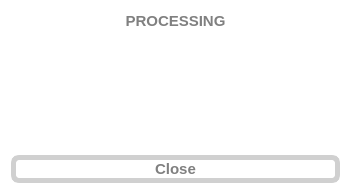
<?xml version="1.0" encoding="UTF-8"?>
<ui version="4.0">
 <class>HPEProcessingDialog</class>
 <widget class="QDialog" name="HPEProcessingDialog">
  <property name="geometry">
   <rect>
    <x>0</x>
    <y>0</y>
    <width>351</width>
    <height>194</height>
   </rect>
  </property>
  <property name="windowTitle">
   <string>Dialog</string>
  </property>
  <property name="styleSheet">
   <string notr="true">background-color: white;</string>
  </property>
  <layout class="QVBoxLayout" name="verticalLayout" stretch="1,6,0">
   <item>
    <widget class="QLabel" name="prompt">
     <property name="styleSheet">
      <string notr="true">font-size: 15px;
font-weight: bold;
color: gray;</string>
     </property>
     <property name="text">
      <string>PROCESSING</string>
     </property>
     <property name="alignment">
      <set>Qt::AlignCenter</set>
     </property>
    </widget>
   </item>
   <item>
    <widget class="QLabel" name="processingMovie">
     <property name="alignment">
      <set>Qt::AlignCenter</set>
     </property>
    </widget>
   </item>
   <item>
    <widget class="QPushButton" name="closeButton">
     <property name="cursor">
      <cursorShape>PointingHandCursor</cursorShape>
     </property>
     <property name="styleSheet">
      <string notr="true">QPushButton
{
     color: gray;
     background-color: white;
     border-style: solid;
     border-width: 5px;
     border-radius: 8px;
     border-color: rgb(208, 208, 208);
     font: bold 15px;
}

QPushButton:hover
{
	/*border-color: gray;*/
     color: rgb(255, 255, 255);
     background-color: rgb(208, 208, 208);
}
</string>
     </property>
     <property name="text">
      <string>Close</string>
     </property>
    </widget>
   </item>
  </layout>
 </widget>
 <resources/>
 <connections>
  <connection>
   <sender>closeButton</sender>
   <signal>clicked()</signal>
   <receiver>HPEProcessingDialog</receiver>
   <slot>accept()</slot>
   <hints>
    <hint type="sourcelabel">
     <x>175</x>
     <y>167</y>
    </hint>
    <hint type="destinationlabel">
     <x>175</x>
     <y>96</y>
    </hint>
   </hints>
  </connection>
 </connections>
</ui>
